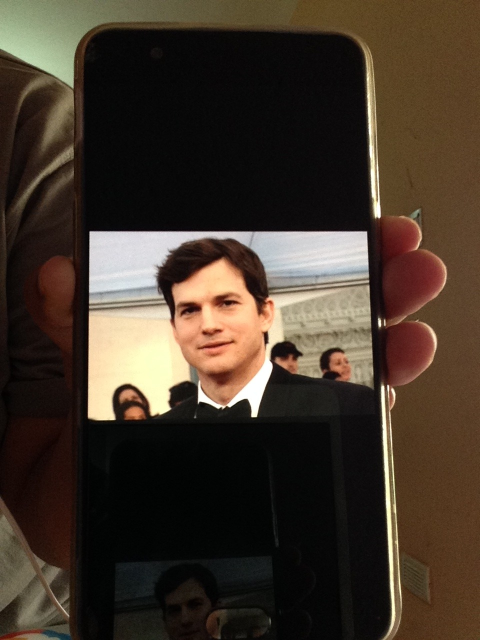
#> input picture Original_Images/m1.jpeg, 960 x 1280 px (shown at 1/2 size); its folder holds only this picture in this run
$ python processImages.py
#> lines starting #> are read from the running program, lines starting #| are printed output that depends on the picture
#Commented expressions are used to return the resized images to the caller
import os
import cv2

def init():
    process_images("Original_Images",r"data\Processed_Images",(100,100))

def process_images(folder,newpath,size):
    #images=[]

    #Create a folder to hold the processed images
#> called with folder = 'Original_Images', newpath = 'data\\Processed_Images', size = (100, 100)
    if not os.path.exists(newpath):
            os.makedirs(newpath)

    for filename in os.listdir(folder):
        #Read images
        image = cv2.imread(os.path.join(folder,filename), cv2.IMREAD_GRAYSCALE)
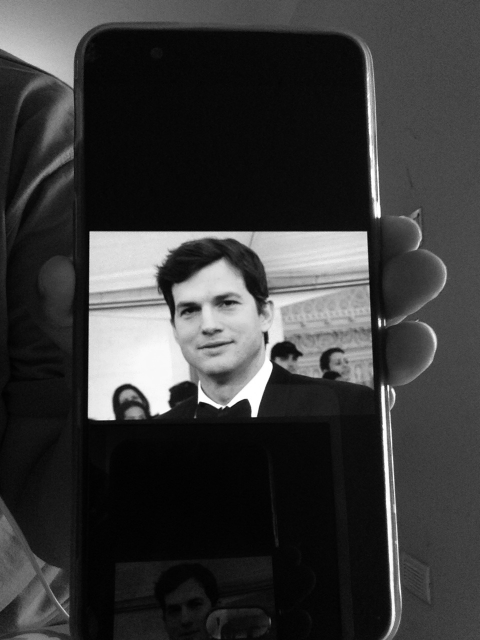
#> image: shape (1280, 960) (shown at 1/2 size); min 0, max 255, mean 56.9
        if image is not None:
            img=cv2.resize(image,size)
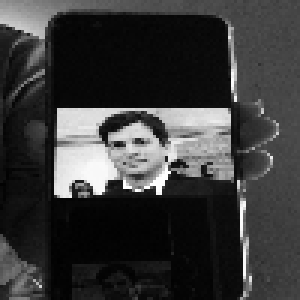
#> img: shape (100, 100) (shown 3 times larger); min 1, max 255, mean 57
            cv2.imwrite(os.path.join(newpath,filename), img)
            #images.append(img)
    #return images

if __name__ == "__main__":
    init()

$ run again, on Original_Images/m13.jpg
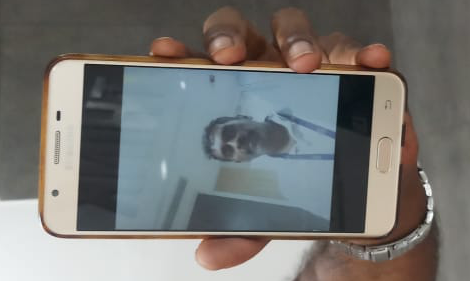
#> input picture Original_Images/m13.jpg, 470 x 281 px
#> in process_images, `image = cv2.imread(os.path.join(folder,filename), cv2.IMREAD_GRAYSCALE)`:
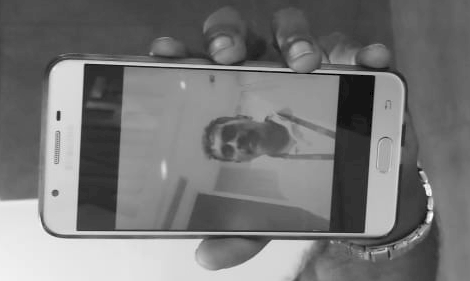
#> image: shape (281, 470); min 0, max 255, mean 119
#> in process_images, `img=cv2.resize(image,size)`:
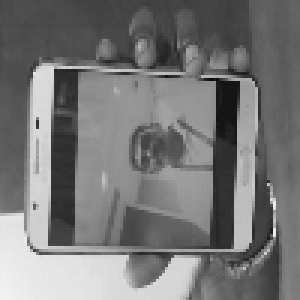
#> img: shape (100, 100) (shown 3 times larger); min 4, max 241, mean 119

$ run again, on Original_Images/m14.jpg
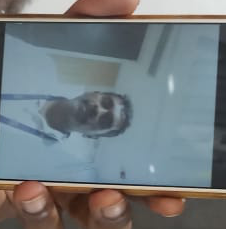
#> input picture Original_Images/m14.jpg, 226 x 229 px
#> in process_images, `image = cv2.imread(os.path.join(folder,filename), cv2.IMREAD_GRAYSCALE)`:
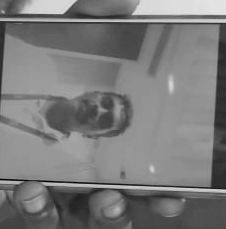
#> image: shape (229, 226); min 0, max 229, mean 122.1
#> in process_images, `img=cv2.resize(image,size)`:
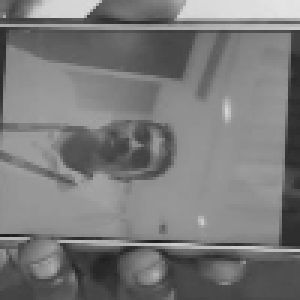
#> img: shape (100, 100) (shown 3 times larger); min 26, max 228, mean 122.1

$ run again, on Original_Images/m10.jpg
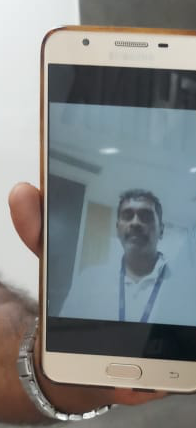
#> input picture Original_Images/m10.jpg, 196 x 428 px
#> in process_images, `image = cv2.imread(os.path.join(folder,filename), cv2.IMREAD_GRAYSCALE)`:
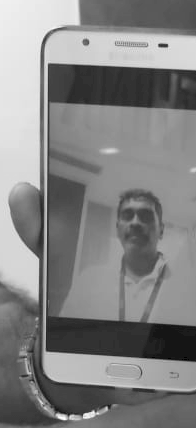
#> image: shape (428, 196); min 0, max 255, mean 131.4
#> in process_images, `img=cv2.resize(image,size)`:
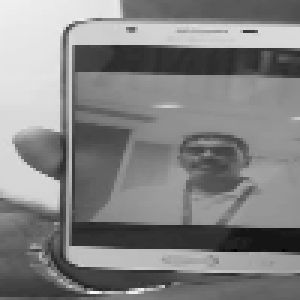
#> img: shape (100, 100) (shown 3 times larger); min 3, max 249, mean 131.4
